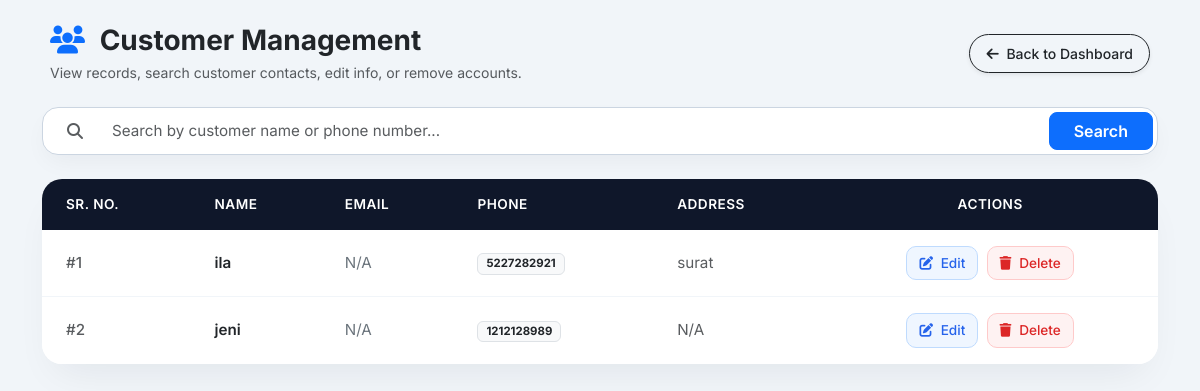
Page /customers/ (signed in) on the earlier database version.
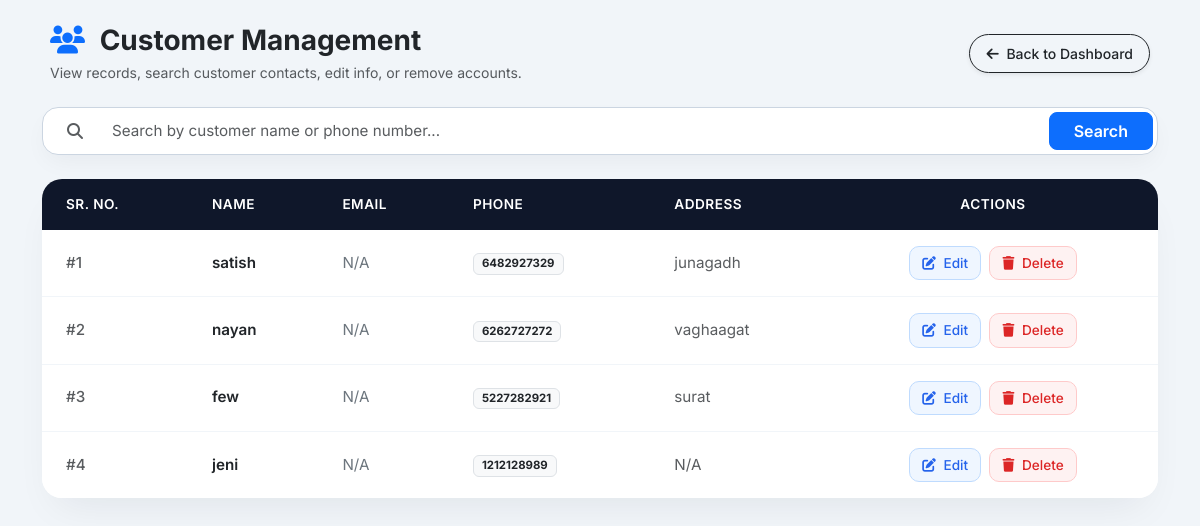
Same page on the later database version.
### billing_app/models.py (models this page shows, shortened)
class Customer(models.Model):
    distributor = models.ForeignKey(User, on_delete=models.CASCADE)
    name = models.CharField(max_length=100)
    email = models.EmailField(blank=True, null=True)
    phone = models.CharField(max_length=15)
    address = models.TextField(blank=True, null=True)
    created_at = models.DateTimeField(auto_now_add=True)

### billing_app/views.py (the view)
# urls.py: path('customers/', views.customer_list_view, name='customer_list'),
@login_required(login_url='login')
def customer_list_view(request):
    query = request.GET.get('q', '')
    if query:
        customers = Customer.objects.filter(distributor=request.user, name__icontains=query) | Customer.objects.filter(distributor=request.user, phone__icontains=query)
    else:
        customers = Customer.objects.filter(distributor=request.user).order_by('-created_at')
    return render(request, 'billing_app/customer_list.html', {'customers': customers, 'query': query})

### billing_app/templates/billing_app/customer_list.html (shortened to what this page needs)
<!DOCTYPE html>
<html lang="en">
<head>
    <link href="https://cdn.jsdelivr.net/npm/bootstrap@5.3.0/dist/css/bootstrap.min.css" rel="stylesheet">
    <link rel="stylesheet" href="https://cdnjs.cloudflare.com/ajax/libs/font-awesome/6.4.0/css/all.min.css">
</head>
<body class="py-4">
    <div class="container">
        <div class="d-flex justify-content-between align-items-center mb-4 px-2">
            <div>
                <h3 class="fw-bold text-dark mb-1"><i class="fa-solid fa-users text-primary me-2"></i> Customer Management</h3>
                <p class="text-muted small mb-0">View records, search customer contacts, edit info, or remove accounts.</p>
            </div>
            <a href="{% url 'dashboard' %}" class="btn btn-outline-dark btn-sm px-3 py-2 rounded-pill fw-medium shadow-sm">
                <i class="fa-solid fa-arrow-left me-1"></i> Back to Dashboard
            </a>
        </div>
        <form method="GET" class="input-group search-box mb-4">
            <span class="input-group-text bg-transparent border-0 ps-4 text-muted"><i class="fa-solid fa-search"></i></span>
            <input type="text" name="q" value="{{ query }}" class="form-control" placeholder="Search by customer name or phone number...">
            <button class="btn btn-primary px-4 fw-semibold m-1 rounded-3" type="submit">Search</button>
        </form>
        <div class="card table-card">
            <div class="card-body p-0">
                <table class="table table-hover align-middle mb-0">
                    <thead>
                        <tr>
                            <th class="ps-4">Sr. No.</th>
                            <th>Name</th>
                            <th>Email</th>
                            <th>Phone</th>
                            <th>Address</th>
                            <th class="text-center pe-4">Actions</th>
                        </tr>
                    </thead>
                    <tbody>
                        {% for customer in customers %}
                        <tr>
                            <td class="ps-4 fw-medium text-muted">#{{ forloop.counter }}</td>
                            <td class="fw-semibold text-dark">{{ customer.name }}</td>
                            <td><span class="text-secondary">{{ customer.email|default:"N/A" }}</span></td>
                            <td><span class="badge bg-light text-dark border px-2 py-1">{{ customer.phone }}</span></td>
                            <td><span class="text-muted">{{ customer.address|default:"N/A" }}</span></td>
                            <td class="text-center pe-4">
                                <a href="{% url 'update_customer' customer.id %}" class="btn btn-action-edit me-1">
                                    <i class="fa-solid fa-pen-to-square me-1"></i> Edit
                                </a>
                                <button type="button" class="btn btn-action-delete" data-bs-toggle="modal" data-bs-target="#deleteModal{{ customer.id }}">
                                    <i class="fa-solid fa-trash me-1"></i> Delete
                                </button>
                            </td>
                        </tr>
                        {% endfor %}
                    </tbody>
                </table>
            </div>
        </div>
    </div>
</body>
</html>

Differences in the rows shown:
added Customer: name "satish", email "N/A", phone "6482927329", address "junagadh"
added Customer: name "nayan", email "N/A", phone "6262727272", address "vaghaagat"
changed Customer "surat": name "ila" → "few"
